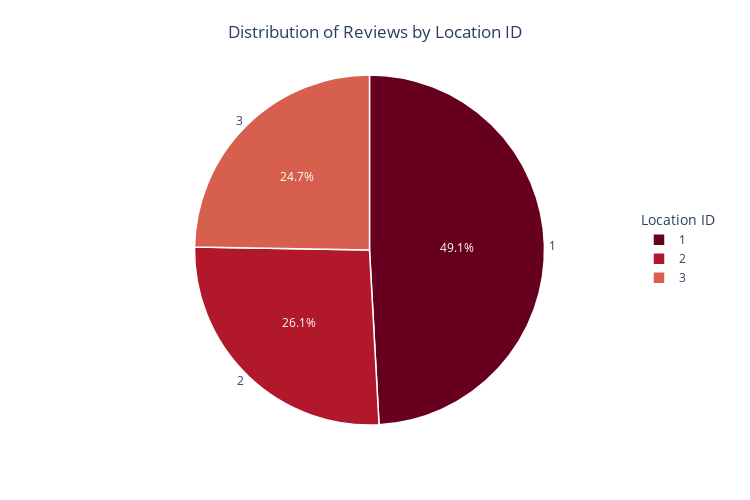

Notebook source saved alongside this figure:
### Code cell
# plotly version of fig. 1

location_distribution = combined_reviews_df['location_id'].value_counts()
figure_no1 = go.Figure()

# pie with labels outside pie chart (behind visible pie)
figure_no1.add_trace(go.Pie(
    labels=location_distribution.index,
    values=location_distribution.values,
    textinfo='label',
    textposition='outside',
    sort=False,
    direction='clockwise',
    showlegend=True,
    marker=dict(colors=px.colors.sequential.RdBu)
))

# visible pie with percentages inside pie chart (stacked on top of previous pie)
figure_no1.add_trace(go.Pie(
    labels=location_distribution.index,
    values=location_distribution.values,
    textinfo='percent',
    textposition='inside',
    sort=False,
    direction='clockwise',
    showlegend=True,
    marker=dict(colors=px.colors.sequential.RdBu),
    insidetextfont=dict(color='white')
))

figure_no1.update_traces(domain={'x': [0, 1], 'y': [0, 1]},
                         hovertemplate='Number of Reviews: %{value}<extra></extra>',
                         hoverinfo='value',
                         marker_line_width=1.5,
                         marker_line_color='white')

figure_no1.update_layout(
    margin=dict(t=75, b=75, l=75, r=75),
    title={
        'text': 'Distribution of Reviews by Location ID',
        'x': 0.5
    },
    legend_title='Location ID',
    width=750,
    height=500,
    legend=dict(orientation='v',
                x=1.0, y=0.5,
                xanchor='left',
                yanchor='middle')
)

figure_no1.show()

### Figure 1 — Plotly figure (JSON) as saved in the notebook; plotly's stock layout.template omitted (floating-point values rounded to 4 significant figures)
{"data": [{"direction": "clockwise", "domain": {"x": [0, 1], "y": [0, 1]}, "hoverinfo": "value", "hovertemplate": "Number of Reviews: %{value}<extra></extra>", "labels": [1, 2, 3], "marker": {"colors": ["rgb(103,0,31)", "rgb(178,24,43)", "rgb(214,96,77)", "rgb(244,165,130)", "rgb(253,219,199)", "rgb(247,247,247)", "rgb(209,229,240)", "rgb(146,197,222)", "rgb(67,147,195)", "rgb(33,102,172)", "rgb(5,48,97)"], "line": {"color": "white", "width": 1.5}}, "showlegend": true, "sort": false, "textinfo": "label", "textposition": "outside", "type": "pie", "values": [622, 331, 313]}, {"direction": "clockwise", "domain": {"x": [0, 1], "y": [0, 1]}, "hoverinfo": "value", "hovertemplate": "Number of Reviews: %{value}<extra></extra>", "insidetextfont": {"color": "white"}, "labels": [1, 2, 3], "marker": {"colors": ["rgb(103,0,31)", "rgb(178,24,43)", "rgb(214,96,77)", "rgb(244,165,130)", "rgb(253,219,199)", "rgb(247,247,247)", "rgb(209,229,240)", "rgb(146,197,222)", "rgb(67,147,195)", "rgb(33,102,172)", "rgb(5,48,97)"], "line": {"color": "white", "width": 1.5}}, "showlegend": true, "sort": false, "textinfo": "percent", "textposition": "inside", "type": "pie", "values": [622, 331, 313]}], "layout": {"height": 500, "legend": {"orientation": "v", "title": {"text": "Location ID"}, "x": 1, "xanchor": "left", "y": 0.5, "yanchor": "middle"}, "margin": {"b": 75, "l": 75, "r": 75, "t": 75}, "title": {"text": "Distribution of Reviews by Location ID", "x": 0.5}, "width": 750}}
